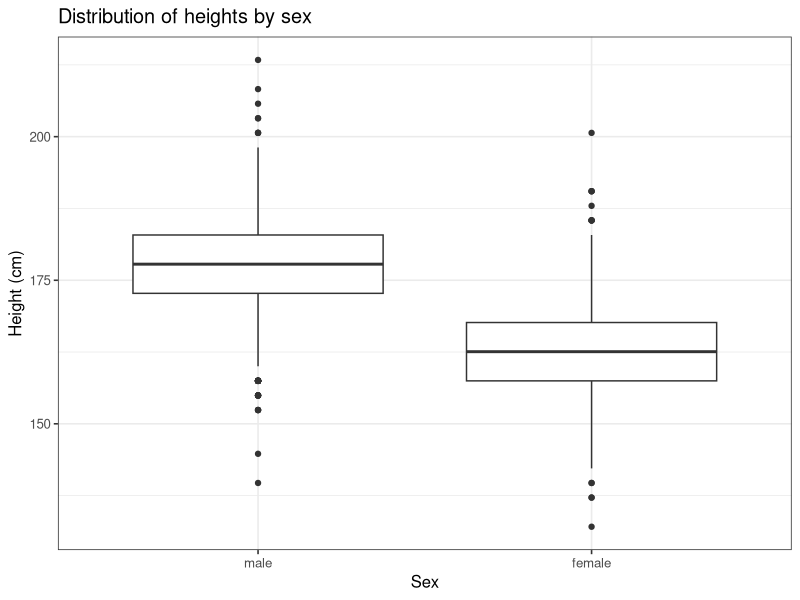
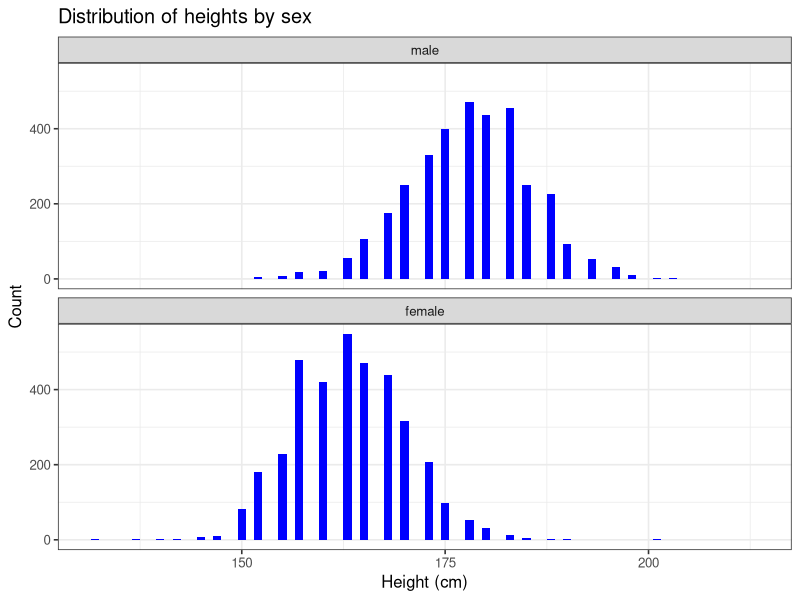
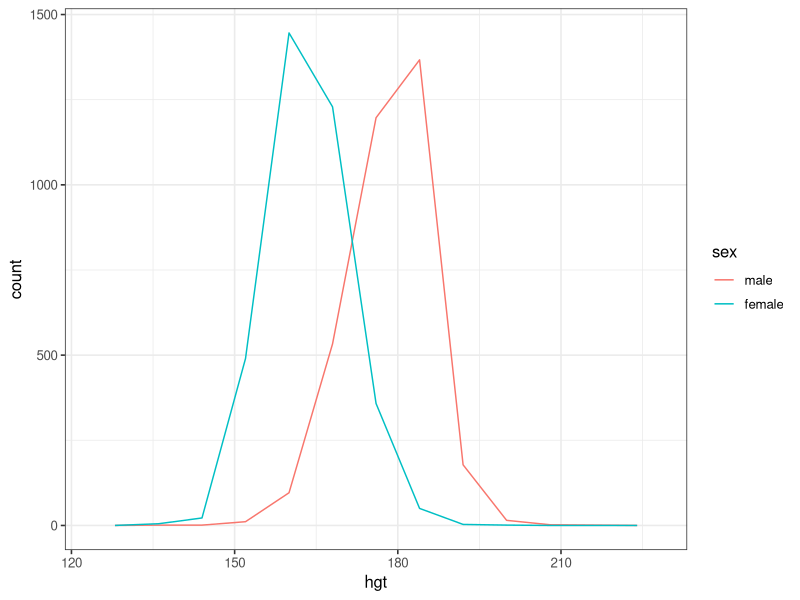
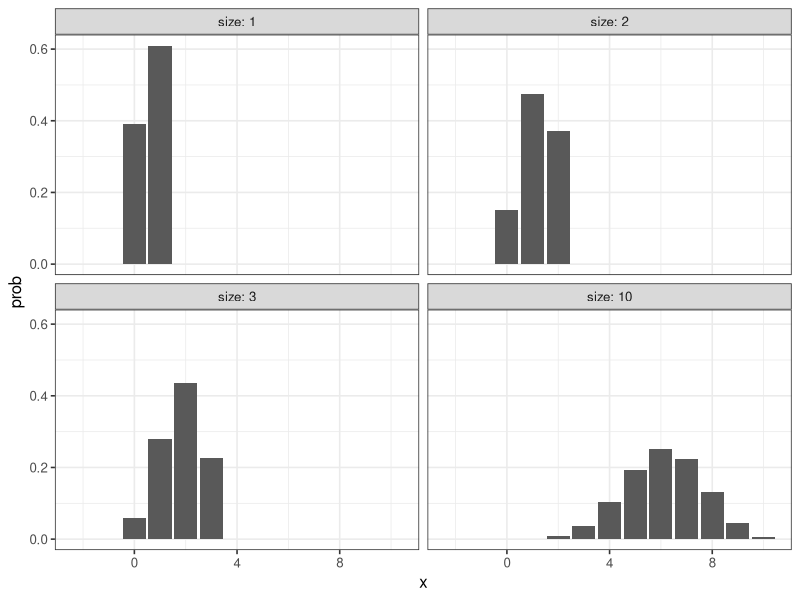
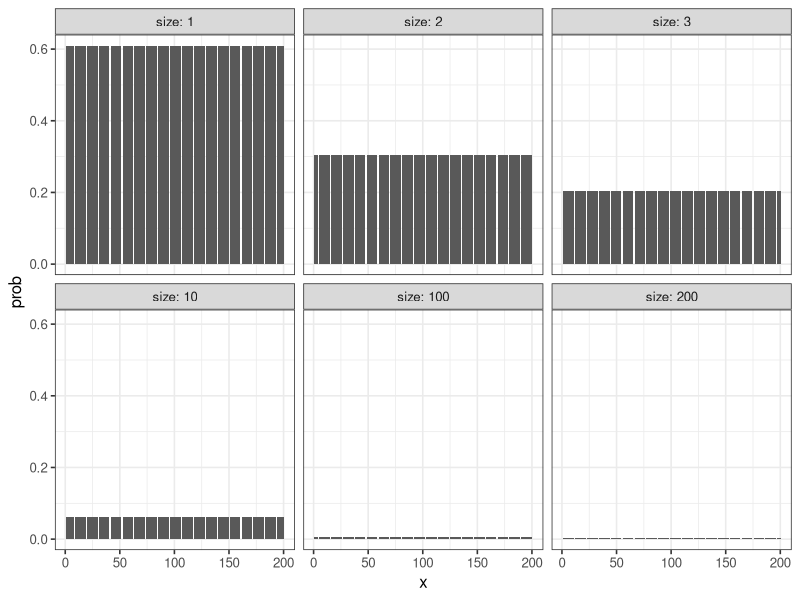
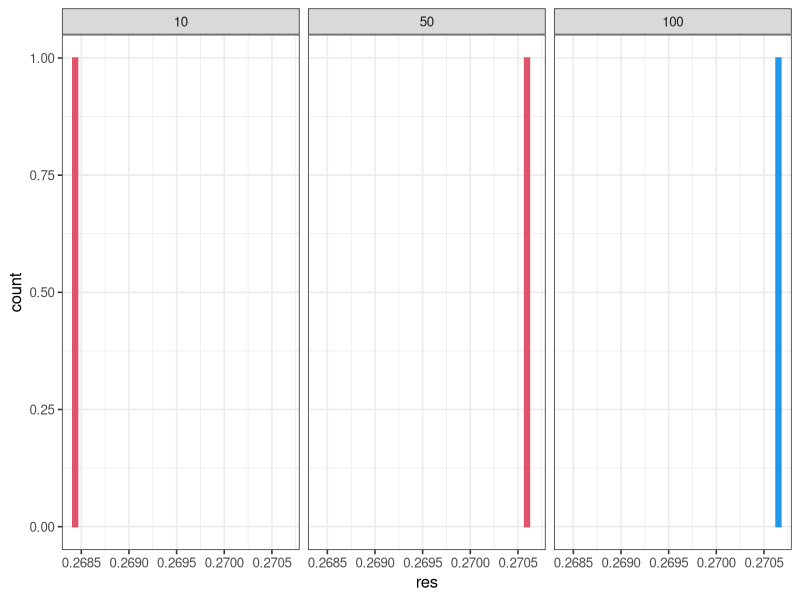

Write R code to recreate these figures, in order.
## ---- chunk 1
knitr::opts_chunk$set(echo = TRUE)

options(dplyr.summarise.inform = FALSE)
library(tidyverse)

# set theme used for plotting
theme_set(theme_bw(base_size = 12))

# Modelr package
library(modelr)

library(ggplot2)

## ---- chunk 2
# test
heights <- heights

heights
## ---- chunk 3
heights$hgt <- heights$height * 2.54

heights$wgt <- heights$weight * 0.45359237

heights
## ---- chunk 4
ggplot(heights, aes(x = sex, y = hgt)) + 
  geom_boxplot() +
  xlab("Sex") +
  ylab("Height (cm)") +
  ggtitle("Distribution of heights by sex")
## ---- chunk 5
ggplot(heights, aes(x = hgt)) +
  geom_histogram(binwidth = 1, fill = "blue") +
  facet_wrap(~ sex, ncol = 1) +
  xlab("Height (cm)") +
  ylab("Count") +
  ggtitle("Distribution of heights by sex")
## ---- chunk 6
#?heights
ggplot(heights, aes(x = hgt, color = sex, fill = sex)) +
  geom_freqpoly(binwidth = 8)
## ---- chunk 7
hgt_summary <- heights %>%
  group_by(sex) %>%
  summarize(
    hgt_mean = mean(hgt),
    hgt_sd = sd(hgt),
    counts = n()
)

hgt_summary
## ---- chunk 8
# Tøl frá https://en.wikipedia.org/wiki/Average_human_height_by_country
# Land brúk: Bretland
hgt_males   <- tibble(hgt = rnorm(3604, mean = 175, sd = 2.5), sex = "male")
hgt_females <- tibble(hgt = rnorm(3402, mean = 161.3, sd = 2.5), sex = "female")

hgt_sim <-
  rbind(
    hgt_males,
    hgt_females
  )

hgt_sim
## ---- chunk 9

## ---- chunk 10

## ---- chunk 11

## ---- chunk 12

## ---- chunk 13

## ---- chunk 14

## ---- chunk 15

## ---- chunk 16

## ---- chunk 17

## ---- chunk 18

## ---- chunk 19

## ---- chunk 20

## ---- chunk 21

## ---- chunk 22
x_values <- -2:10
prob <- 0.61
size <- c(1,2,3,10)

ndata <- NULL
for (i in size) {
  tb_data <- NULL
  tb_data <- tibble(
    x = x_values,
    size = i,
    prob = dbinom(x_values, size, prob)
  )
  ndata <- rbind(ndata, tb_data)
}

ggplot() +
  geom_bar(data=ndata, aes(x, prob), stat = "identity") +
  ylab("prob") +
  facet_wrap(~ size, labeller = label_both)
## ---- chunk 23
x_values <- 1:200
prob_value <- 0.61
size <- c(1,2,3,10, 100, 200)

ndata <- NULL
for (i in size) {
  tb_data <- NULL
  tb_data <- tibble(
    x = x_values,
    size = i,
    prob = prob_value/size,
    y = dbinom(x_values, size, prob)
  )
  ndata <- rbind(ndata, tb_data)
}

ggplot() +
  geom_bar(data=ndata, aes(x, prob), stat = "identity") +
  ylab("prob") +
  facet_wrap(~ size, labeller = label_both)
## ---- chunk 24

## ---- chunk 25

## ---- chunk 26

## ---- chunk 27

## ---- chunk 28
n = c(10, 50, 100)
data = tibble(x = 1, n = n, p = 2/n, res = dbinom(1, n, 2/n))
data
#data = tibble(dbinom(c(1, 1, 1), 100, 2/100), )
ggplot(data, aes(x = res)) +
  geom_bar(colour = n, fill = n) +
  facet_wrap(~ n)
  #facet_wrap()
#data

## ---- chunk 29

## ---- chunk 30

## ---- chunk 31

## ---- chunk 32

## ---- chunk 33

## ---- chunk 34

## ---- chunk 35

## ---- chunk 36
